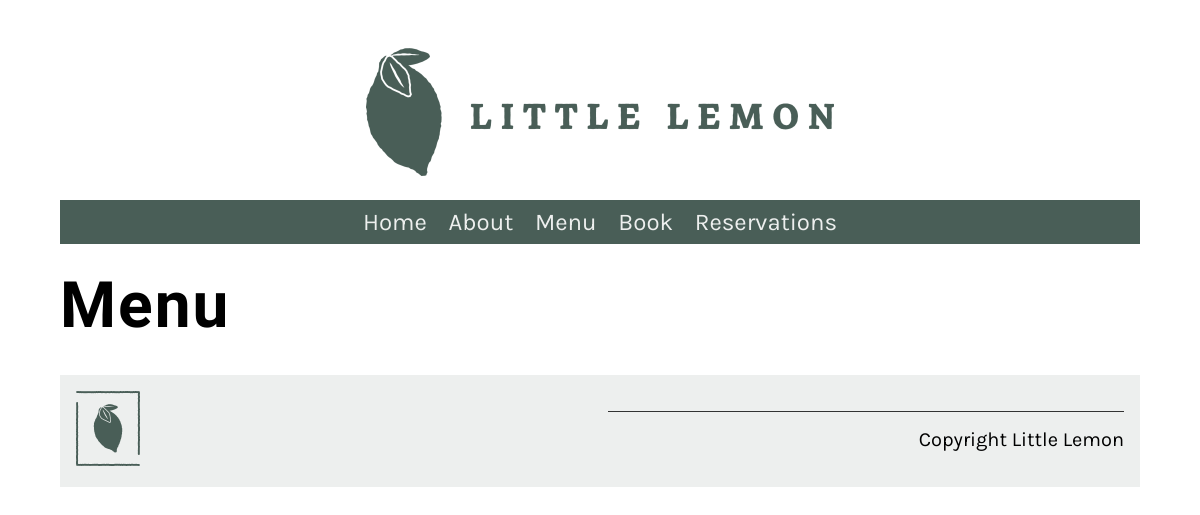
/menu/, run on an earlier commit of the app's database.
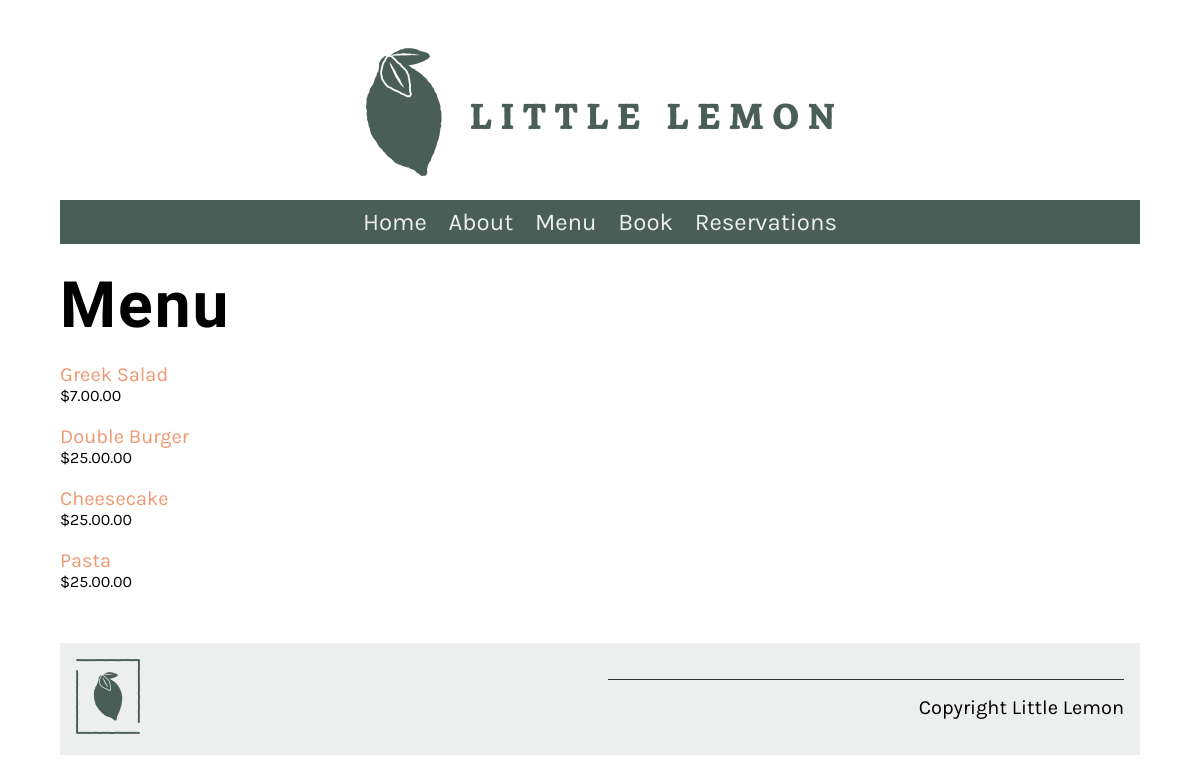
And on a later commit of the database.
### restaurant/models.py (models this page shows, shortened)
class Menu(models.Model):
   title = models.CharField(max_length=255, db_index=True)
   price = models.DecimalField(max_digits=10, decimal_places=2)
   inventory = models.IntegerField()

### restaurant/views.py (the view, shortened to what this page needs)
# urls.py: path('menu/', views.menu, name="menu"),  # Use the function-based view
@csrf_exempt
@csrf_exempt
def menu(request):
    menu_items = Menu.objects.all()
    main_data = {"menu": menu_items}
    return render(request, 'menu.html', {"menu": main_data})

### restaurant/templates/menu.html
{% extends 'base.html' %}
{% load static %}
{% block content %}
<h1>Menu</h1>
<div class="column">
    {% for item in menu.menu %}
    <p>
        <a href="{% url 'menu_item' pk=item.pk %}">{{ item.title }}</a>
        <span class="menu-price">${{ item.price }}.00</span>
    </p>
    {% endfor %}
</div>
{% endblock %}

### restaurant/templates/base.html (shortened to what this page needs)
{% load static %}
<!DOCTYPE html>
<html lang="en">
  <head>
    <link
      rel="preload"
      as="style"
      href="{% static 'css/style.css' %}"
      onload="this.rel = 'stylesheet'"
    />
  </head>
  <body>
    {% include 'partials/_header.html' %}
    <main>{% block content %} {% endblock %}</main>
    {% include 'partials/_footer.html' %}
  </body>
</html>

### restaurant/templates/partials/_header.html
{% load static %}
<header>
  <img src="{% static 'img/logo.png' %}" />
</header>
<nav>
  <ul>
    <li><a href="{% url 'home' %}">Home</a></li>
    <li><a href="{% url 'about' %}">About</a></li>
    <li><a href="{% url 'menu' %}">Menu</a></li>
    <li><a href="{% url 'book' %}">Book</a></li>
    <li><a href="{% url 'reservations' %}">Reservations</a></li>
  </ul>
</nav>

### restaurant/templates/partials/_footer.html
{% load static %}
<footer>
  <article>
    <img src="{% static 'img/logo_footer.png' %}" />
  </article>
  <article>
    <p>Copyright Little Lemon</p>
  </article>
</footer>

### restaurant/static/css/style.css (style rules this page uses)
body { font-family: 'Karla', sans-serif; margin-top: 3rem; margin-bottom: 3rem; margin-left: 5%; margin-right: 5%; }
h1, h2, h3, h4, h5, h6 { font-family: 'Markazi Text', serif; letter-spacing: 2px;; }
h1 { font-size: 4rem; margin-top: 1.5rem; margin-bottom: 0; }
p, ul { font-size: 1.25rem;; }
a { color: #EE9972; text-decoration: none; }
header img { display: block; margin-left: auto; margin-right: auto; max-width: 100%; height: auto; }
nav { background-color: #495E57; margin-top: 1rem; margin-bottom: 1rem; margin-bottom: 0px; }
nav ul { list-style: none; font-size: 1.5rem; text-align: center; padding-inline-start: 0rem; margin-bottom: 0px; }
nav ul li { display: inline-block; margin: 0.5rem; }
nav ul a { color: #EDEFEE; text-decoration: none; }
article { flex:1; }
article img { max-width: 100%; }
footer { background-color: #EDEFEE; padding: 1rem; display: flex; gap: 2rem 1rem; }
footer img { max-width: 50%; }
footer p { border-top: #333333; border-style: solid; border-width: 0.1rem; border-bottom: none; border-left: none; border-right: none; text-align: right; padding-top: 1rem;; }
.column { flex-basis: 50%; margin-bottom: 1rem; padding-bottom: 1rem; }
.menu-price { display: block; font-size: 1rem; }

What changed in the data, as far as the page shows it:
added Menu: title "Greek Salad", price "7.00"
added Menu: title "Double Burger", price "25.00"
added Menu: title "Cheesecake", price "25.00"
added Menu: title "Pasta", price "25.00"
